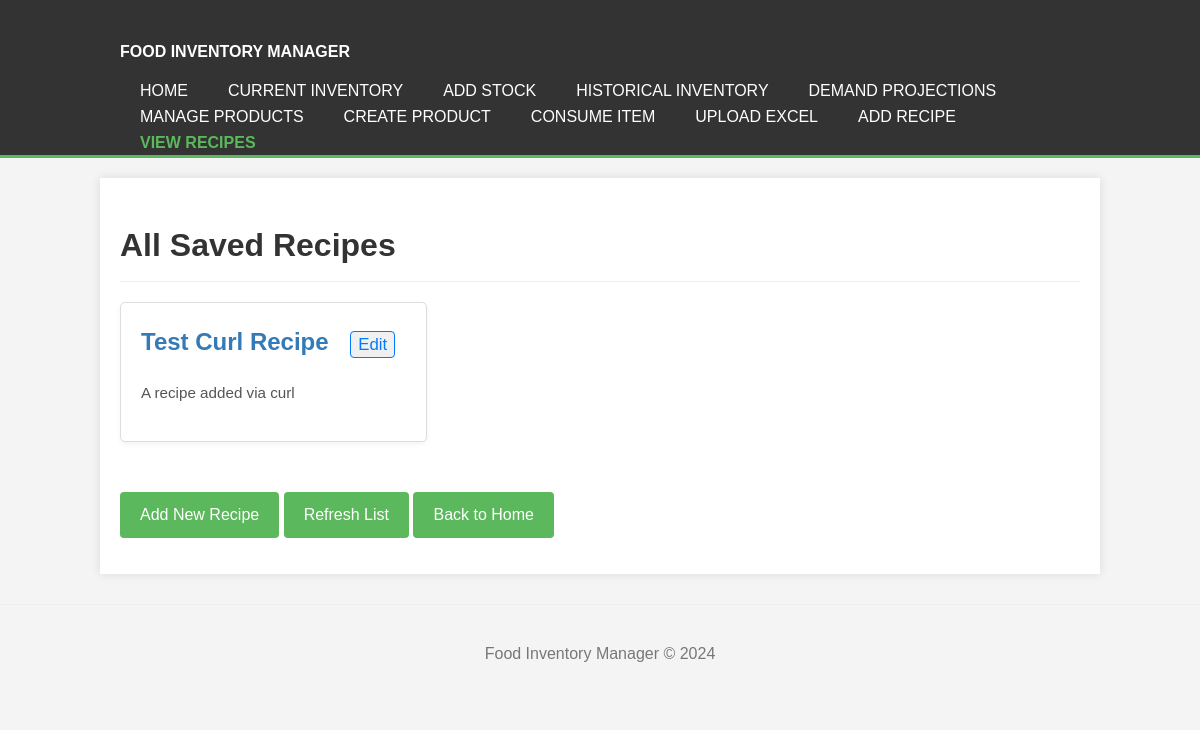
Page /recipes on the earlier database version.
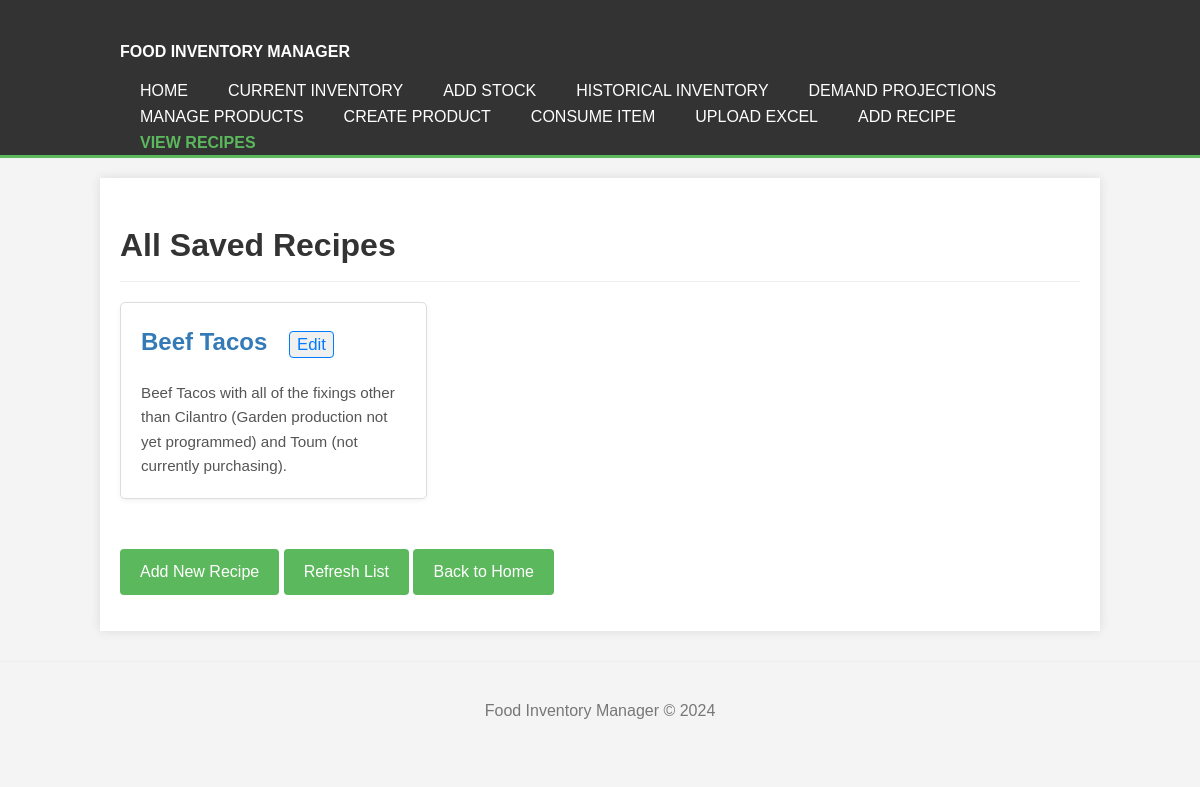
Same page on the later database version.
### tables this page shows
CREATE TABLE recipes (
                        id INTEGER PRIMARY KEY AUTOINCREMENT,
                        name TEXT NOT NULL UNIQUE COLLATE NOCASE,
                        description TEXT
                    );

### app.py (the view)
@app.route('/recipes')
def recipes_list_view():
    all_recipes = recipe_mngr.get_all_recipes()
    sorted_recipes = sorted(all_recipes, key=lambda r: r['name'].lower())
    return render_template('recipes_list.html', recipes=sorted_recipes)

### recipe_manager.py (called while the page is built)
    def _get_db_connection(self):
        conn = sqlite3.connect(self.db_filepath)
        conn.row_factory = sqlite3.Row # Access columns by name
        conn.execute("PRAGMA foreign_keys = ON;") # Crucial for ON DELETE CASCADE
        return conn

### templates/recipes_list.html (shortened to what this page needs)
{% extends "base.html" %}
{% block page_header %}
    <h1 class="page-title">All Saved Recipes</h1>
{% endblock %}
{% block content %}
    {% if recipes %}
        <div class="recipes-container">
            {% for recipe in recipes %}
                <div class="recipe-card">
                    <h2>
                        <a href="{{ url_for('recipe_detail_view', recipe_name=recipe.name) }}">{{ recipe.name }}</a>
                        <a href="{{ url_for('edit_recipe_view', recipe_id=recipe.id) }}"
                           style="margin-left: 15px; font-size: 0.7em; font-weight: normal; text-decoration: none; color: #007bff; background-color: #f0f0f0; padding: 3px 7px; border-radius: 4px; border: 1px solid #007bff;"
                           onmouseover="this.style.backgroundColor='#007bff'; this.style.color='#fff';"
                           onmouseout="this.style.backgroundColor='#f0f0f0'; this.style.color='#007bff';">
                           Edit
                        </a>
                    </h2>
                    <p class="recipe-description">
                        {{ recipe.description if recipe.description else 'No description available.' }}
                    </p>
                </div>
            {% endfor %}
        </div>
    {% else %}
        <p class="empty-message">No recipes found.
            <a href="{{ url_for('add_recipe_view') }}" class="nav-link-button" style="display: inline-block; margin-left: 10px;">Add a Recipe!</a>
        </p>
    {% endif %}
    <p style="margin-top: 30px;">
        <a href="{{ url_for('add_recipe_view') }}" class="nav-link-button">Add New Recipe</a>
        <a href="{{ url_for('recipes_list_view') }}" class="nav-link-button">Refresh List</a>
        <a href="{{ url_for('home') }}" class="nav-link-button">Back to Home</a>
    </p>
{% endblock %}

Differences in the rows shown:
removed recipes: name "Test Curl Recipe", description "A recipe added via curl"
added recipes: name "Beef Tacos", description "Beef Tacos with all of the fixings other than Cilantro (Garden production not yet programmed) and Toum (not currently purchasing)."
